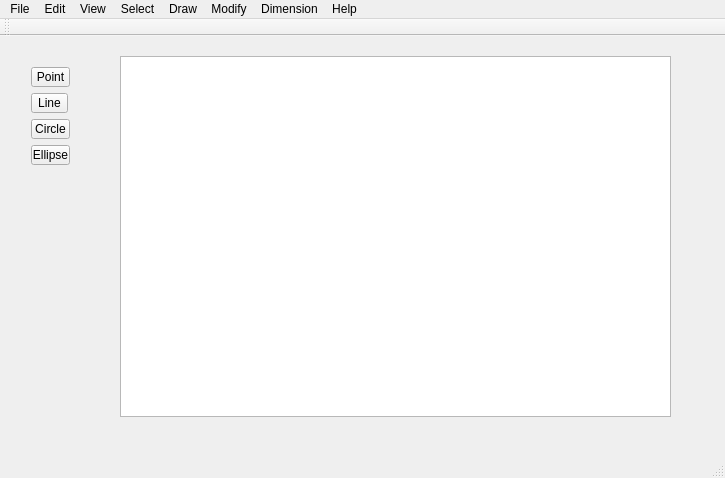
<?xml version="1.0" encoding="UTF-8"?>
<ui version="4.0">
 <class>MainWindow</class>
 <widget class="QMainWindow" name="MainWindow">
  <property name="geometry">
   <rect>
    <x>0</x>
    <y>0</y>
    <width>725</width>
    <height>478</height>
   </rect>
  </property>
  <property name="mouseTracking">
   <bool>true</bool>
  </property>
  <property name="windowTitle">
   <string>MainWindow</string>
  </property>
  <widget class="QWidget" name="centralWidget">
   <widget class="QWidget" name="widget" native="true">
    <property name="geometry">
     <rect>
      <x>10</x>
      <y>10</y>
      <width>81</width>
      <height>128</height>
     </rect>
    </property>
    <widget class="QWidget" name="layoutWidget">
     <property name="geometry">
      <rect>
       <x>10</x>
       <y>10</y>
       <width>61</width>
       <height>120</height>
      </rect>
     </property>
     <layout class="QVBoxLayout" name="verticalLayout">
      <item>
       <widget class="QToolButton" name="pointButton">
        <property name="text">
         <string>Point</string>
        </property>
       </widget>
      </item>
      <item>
       <widget class="QToolButton" name="lineButton">
        <property name="text">
         <string>Line</string>
        </property>
       </widget>
      </item>
      <item>
       <widget class="QToolButton" name="circleButton">
        <property name="text">
         <string>Circle</string>
        </property>
       </widget>
      </item>
      <item>
       <widget class="QToolButton" name="ellipseButton">
        <property name="text">
         <string>Ellipse</string>
        </property>
       </widget>
      </item>
     </layout>
    </widget>
   </widget>
   <widget class="QGraphicsView" name="graphicsView">
    <property name="geometry">
     <rect>
      <x>120</x>
      <y>20</y>
      <width>551</width>
      <height>361</height>
     </rect>
    </property>
   </widget>
   <widget class="QWidget" name="layoutWidget">
    <property name="geometry">
     <rect>
      <x>0</x>
      <y>0</y>
      <width>2</width>
      <height>2</height>
     </rect>
    </property>
    <layout class="QHBoxLayout" name="horizontalLayout"/>
   </widget>
   <zorder>widget</zorder>
   <zorder>graphicsView</zorder>
   <zorder>layoutWidget</zorder>
   <zorder>layoutWidget</zorder>
  </widget>
  <widget class="QMenuBar" name="menuBar">
   <property name="geometry">
    <rect>
     <x>0</x>
     <y>0</y>
     <width>725</width>
     <height>25</height>
    </rect>
   </property>
   <widget class="QMenu" name="menuFile">
    <property name="title">
     <string>File</string>
    </property>
    <addaction name="separator"/>
    <addaction name="actionNew"/>
    <addaction name="actionOpen"/>
    <addaction name="actionSave"/>
    <addaction name="actionSave_As"/>
    <addaction name="actionImport"/>
    <addaction name="actionExport"/>
    <addaction name="actionPrint"/>
    <addaction name="separator"/>
    <addaction name="actionPrint_Preview"/>
    <addaction name="actionQuit"/>
    <addaction name="separator"/>
    <addaction name="actionQuit_2"/>
   </widget>
   <widget class="QMenu" name="menuEdit">
    <property name="title">
     <string>Edit</string>
    </property>
    <addaction name="actionUndo"/>
    <addaction name="actionReso"/>
    <addaction name="separator"/>
    <addaction name="actionCut"/>
    <addaction name="actionCopy"/>
    <addaction name="actionPaste"/>
    <addaction name="separator"/>
    <addaction name="actionEdit_Preferences"/>
   </widget>
   <widget class="QMenu" name="menuView">
    <property name="enabled">
     <bool>true</bool>
    </property>
    <property name="title">
     <string>View</string>
    </property>
    <widget class="QMenu" name="menuToolbars">
     <property name="title">
      <string>Toolbars</string>
     </property>
     <addaction name="actionLayers"/>
     <addaction name="actionBlocks"/>
    </widget>
    <addaction name="actionGrid"/>
    <addaction name="actionZoom_In"/>
    <addaction name="actionZoom_Out"/>
    <addaction name="actionPrevious_View"/>
    <addaction name="actionWindows_Zoon"/>
    <addaction name="actionZoom_Panning"/>
    <addaction name="separator"/>
    <addaction name="actionStatus_Bar"/>
    <addaction name="menuToolbars"/>
   </widget>
   <widget class="QMenu" name="menuSelect">
    <property name="title">
     <string>Select</string>
    </property>
    <addaction name="actionSelect_All"/>
    <addaction name="actionDeselect_All"/>
    <addaction name="actionSelect_Entity"/>
    <addaction name="action_De_elect_Contour"/>
    <addaction name="actionSelect_Window"/>
    <addaction name="actionDeselect_Window"/>
    <addaction name="actionInverted_Selection"/>
    <addaction name="actionSelect_Intersected_Entities"/>
    <addaction name="actionDeselect_Intersected_Entities"/>
    <addaction name="action_De_Select_Layer"/>
   </widget>
   <widget class="QMenu" name="menuDraw">
    <property name="title">
     <string>Draw</string>
    </property>
    <addaction name="actionPoints"/>
    <addaction name="actionLine"/>
    <addaction name="actionArc"/>
    <addaction name="actionCircle"/>
    <addaction name="actionEllipse"/>
    <addaction name="actionSpline"/>
    <addaction name="actionPolyline"/>
    <addaction name="actionMText"/>
    <addaction name="actionText"/>
    <addaction name="actionHatch"/>
    <addaction name="actionInsert_Image"/>
   </widget>
   <widget class="QMenu" name="menuModify">
    <property name="title">
     <string>Modify</string>
    </property>
    <addaction name="actionMove_Copy"/>
    <addaction name="actionRotate"/>
    <addaction name="actionScale"/>
    <addaction name="actionMirror"/>
    <addaction name="actionMove_and_Rotate"/>
    <addaction name="actionRotate_Two"/>
    <addaction name="actionRevert_Direction"/>
    <addaction name="actionTrim"/>
    <addaction name="actionTrim_Two"/>
    <addaction name="actionLengthen"/>
    <addaction name="actionBevel"/>
    <addaction name="actionRound"/>
    <addaction name="actionDivid"/>
    <addaction name="actionStretch"/>
    <addaction name="actionProperties"/>
    <addaction name="actionAttributes"/>
    <addaction name="actionDelete"/>
    <addaction name="actionDelete_Selected"/>
    <addaction name="actionExplode"/>
    <addaction name="actionAlign"/>
   </widget>
   <widget class="QMenu" name="menuDimension">
    <property name="title">
     <string>Dimension</string>
    </property>
    <addaction name="actionAligned"/>
    <addaction name="actionLinear"/>
    <addaction name="actionHorizontal"/>
    <addaction name="actionVertical"/>
    <addaction name="actionRadial"/>
    <addaction name="actionDiametric"/>
    <addaction name="actionAngular"/>
    <addaction name="actionLeader"/>
   </widget>
   <widget class="QMenu" name="menuHelp">
    <property name="title">
     <string>Help</string>
    </property>
    <addaction name="actionManual"/>
    <addaction name="actionAbout"/>
   </widget>
   <addaction name="menuFile"/>
   <addaction name="menuEdit"/>
   <addaction name="menuView"/>
   <addaction name="menuSelect"/>
   <addaction name="menuDraw"/>
   <addaction name="menuModify"/>
   <addaction name="menuDimension"/>
   <addaction name="menuHelp"/>
  </widget>
  <widget class="QToolBar" name="mainToolBar">
   <attribute name="toolBarArea">
    <enum>TopToolBarArea</enum>
   </attribute>
   <attribute name="toolBarBreak">
    <bool>false</bool>
   </attribute>
  </widget>
  <widget class="QStatusBar" name="statusBar"/>
  <action name="actionNew">
   <property name="enabled">
    <bool>false</bool>
   </property>
   <property name="text">
    <string>New</string>
   </property>
  </action>
  <action name="actionOpen">
   <property name="enabled">
    <bool>false</bool>
   </property>
   <property name="text">
    <string>Open</string>
   </property>
  </action>
  <action name="actionSave">
   <property name="enabled">
    <bool>false</bool>
   </property>
   <property name="text">
    <string>Save</string>
   </property>
  </action>
  <action name="actionSave_As">
   <property name="enabled">
    <bool>false</bool>
   </property>
   <property name="text">
    <string>Save As</string>
   </property>
  </action>
  <action name="actionImport">
   <property name="enabled">
    <bool>false</bool>
   </property>
   <property name="text">
    <string>Export</string>
   </property>
  </action>
  <action name="actionExport">
   <property name="enabled">
    <bool>false</bool>
   </property>
   <property name="text">
    <string>Import</string>
   </property>
  </action>
  <action name="actionPrint">
   <property name="enabled">
    <bool>false</bool>
   </property>
   <property name="text">
    <string>Close</string>
   </property>
  </action>
  <action name="actionPrint_Preview">
   <property name="enabled">
    <bool>false</bool>
   </property>
   <property name="text">
    <string>Print </string>
   </property>
  </action>
  <action name="actionQuit">
   <property name="enabled">
    <bool>false</bool>
   </property>
   <property name="text">
    <string>Print Preview</string>
   </property>
  </action>
  <action name="actionUndo">
   <property name="enabled">
    <bool>false</bool>
   </property>
   <property name="text">
    <string>Undo</string>
   </property>
  </action>
  <action name="actionReso">
   <property name="enabled">
    <bool>false</bool>
   </property>
   <property name="text">
    <string>Redo</string>
   </property>
  </action>
  <action name="actionCut">
   <property name="enabled">
    <bool>false</bool>
   </property>
   <property name="text">
    <string>Cut </string>
   </property>
  </action>
  <action name="actionCopy">
   <property name="enabled">
    <bool>false</bool>
   </property>
   <property name="text">
    <string>Copy</string>
   </property>
  </action>
  <action name="actionPaste">
   <property name="enabled">
    <bool>false</bool>
   </property>
   <property name="text">
    <string>Paste</string>
   </property>
  </action>
  <action name="actionEdit_Preferences">
   <property name="enabled">
    <bool>false</bool>
   </property>
   <property name="text">
    <string>Edit Preferences</string>
   </property>
  </action>
  <action name="actionGrid">
   <property name="enabled">
    <bool>false</bool>
   </property>
   <property name="text">
    <string>Grid</string>
   </property>
  </action>
  <action name="actionZoom_In">
   <property name="enabled">
    <bool>false</bool>
   </property>
   <property name="text">
    <string>Zoom In</string>
   </property>
  </action>
  <action name="actionZoom_Out">
   <property name="enabled">
    <bool>false</bool>
   </property>
   <property name="text">
    <string>Zoom Out</string>
   </property>
  </action>
  <action name="actionPrevious_View">
   <property name="enabled">
    <bool>false</bool>
   </property>
   <property name="text">
    <string>Previous View</string>
   </property>
  </action>
  <action name="actionWindows_Zoon">
   <property name="enabled">
    <bool>false</bool>
   </property>
   <property name="text">
    <string>Windows Zoom</string>
   </property>
  </action>
  <action name="actionZoom_Panning">
   <property name="enabled">
    <bool>false</bool>
   </property>
   <property name="text">
    <string>Zoom Panning</string>
   </property>
  </action>
  <action name="actionStatus_Bar">
   <property name="enabled">
    <bool>false</bool>
   </property>
   <property name="text">
    <string>Status Bar</string>
   </property>
  </action>
  <action name="actionLayers">
   <property name="enabled">
    <bool>false</bool>
   </property>
   <property name="text">
    <string>Layers</string>
   </property>
  </action>
  <action name="actionBlocks">
   <property name="enabled">
    <bool>false</bool>
   </property>
   <property name="text">
    <string>Blocks</string>
   </property>
  </action>
  <action name="actionSelect_All">
   <property name="enabled">
    <bool>false</bool>
   </property>
   <property name="text">
    <string>Select All</string>
   </property>
  </action>
  <action name="actionDeselect_All">
   <property name="enabled">
    <bool>false</bool>
   </property>
   <property name="text">
    <string>Deselect All</string>
   </property>
  </action>
  <action name="actionSelect_Entity">
   <property name="enabled">
    <bool>false</bool>
   </property>
   <property name="text">
    <string>Select Entity</string>
   </property>
  </action>
  <action name="action_De_elect_Contour">
   <property name="enabled">
    <bool>false</bool>
   </property>
   <property name="text">
    <string>(De)-elect Contour</string>
   </property>
  </action>
  <action name="actionSelect_Window">
   <property name="enabled">
    <bool>false</bool>
   </property>
   <property name="text">
    <string>Select Window</string>
   </property>
  </action>
  <action name="actionDeselect_Window">
   <property name="enabled">
    <bool>false</bool>
   </property>
   <property name="text">
    <string>Deselect Window</string>
   </property>
  </action>
  <action name="actionInverted_Selection">
   <property name="enabled">
    <bool>false</bool>
   </property>
   <property name="text">
    <string>Inverted Selection</string>
   </property>
  </action>
  <action name="actionSelect_Intersected_Entities">
   <property name="enabled">
    <bool>false</bool>
   </property>
   <property name="text">
    <string>Select Intersected Entities</string>
   </property>
  </action>
  <action name="actionDeselect_Intersected_Entities">
   <property name="enabled">
    <bool>false</bool>
   </property>
   <property name="text">
    <string>Deselect Intersected Entities</string>
   </property>
  </action>
  <action name="action_De_Select_Layer">
   <property name="enabled">
    <bool>false</bool>
   </property>
   <property name="text">
    <string>(De)-Select Layer</string>
   </property>
  </action>
  <action name="actionPoints">
   <property name="enabled">
    <bool>false</bool>
   </property>
   <property name="text">
    <string>Points</string>
   </property>
  </action>
  <action name="actionLine">
   <property name="enabled">
    <bool>true</bool>
   </property>
   <property name="text">
    <string>Line</string>
   </property>
  </action>
  <action name="actionArc">
   <property name="enabled">
    <bool>false</bool>
   </property>
   <property name="text">
    <string>Arc</string>
   </property>
  </action>
  <action name="actionCircle">
   <property name="enabled">
    <bool>false</bool>
   </property>
   <property name="text">
    <string>Circle</string>
   </property>
  </action>
  <action name="actionEllipse">
   <property name="enabled">
    <bool>false</bool>
   </property>
   <property name="text">
    <string>Ellipse</string>
   </property>
  </action>
  <action name="actionSpline">
   <property name="enabled">
    <bool>false</bool>
   </property>
   <property name="text">
    <string>Spline</string>
   </property>
  </action>
  <action name="actionPolyline">
   <property name="enabled">
    <bool>false</bool>
   </property>
   <property name="text">
    <string>Polyline</string>
   </property>
  </action>
  <action name="actionMText">
   <property name="enabled">
    <bool>false</bool>
   </property>
   <property name="text">
    <string>MText</string>
   </property>
  </action>
  <action name="actionText">
   <property name="enabled">
    <bool>false</bool>
   </property>
   <property name="text">
    <string>Text</string>
   </property>
  </action>
  <action name="actionHatch">
   <property name="enabled">
    <bool>false</bool>
   </property>
   <property name="text">
    <string>Hatch</string>
   </property>
  </action>
  <action name="actionInsert_Image">
   <property name="enabled">
    <bool>false</bool>
   </property>
   <property name="text">
    <string>Insert Image</string>
   </property>
  </action>
  <action name="actionMove_Copy">
   <property name="enabled">
    <bool>false</bool>
   </property>
   <property name="text">
    <string>Move/Copy</string>
   </property>
  </action>
  <action name="actionRotate">
   <property name="enabled">
    <bool>false</bool>
   </property>
   <property name="text">
    <string>Rotate</string>
   </property>
  </action>
  <action name="actionScale">
   <property name="enabled">
    <bool>false</bool>
   </property>
   <property name="text">
    <string>Scale</string>
   </property>
  </action>
  <action name="actionMirror">
   <property name="enabled">
    <bool>false</bool>
   </property>
   <property name="text">
    <string>Mirror</string>
   </property>
  </action>
  <action name="actionMove_and_Rotate">
   <property name="enabled">
    <bool>false</bool>
   </property>
   <property name="text">
    <string>Move and Rotate</string>
   </property>
  </action>
  <action name="actionRotate_Two">
   <property name="enabled">
    <bool>false</bool>
   </property>
   <property name="text">
    <string>Rotate Two</string>
   </property>
  </action>
  <action name="actionRevert_Direction">
   <property name="enabled">
    <bool>false</bool>
   </property>
   <property name="text">
    <string>Revert Direction</string>
   </property>
  </action>
  <action name="actionTrim">
   <property name="enabled">
    <bool>false</bool>
   </property>
   <property name="text">
    <string>Trim</string>
   </property>
  </action>
  <action name="actionTrim_Two">
   <property name="enabled">
    <bool>false</bool>
   </property>
   <property name="text">
    <string>Trim Two</string>
   </property>
  </action>
  <action name="actionLengthen">
   <property name="enabled">
    <bool>false</bool>
   </property>
   <property name="text">
    <string>Lengthen</string>
   </property>
  </action>
  <action name="actionBevel">
   <property name="enabled">
    <bool>false</bool>
   </property>
   <property name="text">
    <string>Bevel</string>
   </property>
  </action>
  <action name="actionRound">
   <property name="enabled">
    <bool>false</bool>
   </property>
   <property name="text">
    <string>Round</string>
   </property>
  </action>
  <action name="actionDivid">
   <property name="enabled">
    <bool>false</bool>
   </property>
   <property name="text">
    <string>Divide</string>
   </property>
  </action>
  <action name="actionStretch">
   <property name="enabled">
    <bool>false</bool>
   </property>
   <property name="text">
    <string>Stretch</string>
   </property>
  </action>
  <action name="actionProperties">
   <property name="enabled">
    <bool>false</bool>
   </property>
   <property name="text">
    <string>Properties</string>
   </property>
  </action>
  <action name="actionAttributes">
   <property name="enabled">
    <bool>false</bool>
   </property>
   <property name="text">
    <string>Attributes</string>
   </property>
  </action>
  <action name="actionDelete">
   <property name="enabled">
    <bool>false</bool>
   </property>
   <property name="text">
    <string>Delete</string>
   </property>
  </action>
  <action name="actionDelete_Selected">
   <property name="enabled">
    <bool>false</bool>
   </property>
   <property name="text">
    <string>Delete Selected</string>
   </property>
  </action>
  <action name="actionExplode">
   <property name="enabled">
    <bool>false</bool>
   </property>
   <property name="text">
    <string>Explode</string>
   </property>
  </action>
  <action name="actionAlign">
   <property name="enabled">
    <bool>false</bool>
   </property>
   <property name="text">
    <string>Align</string>
   </property>
  </action>
  <action name="actionAligned">
   <property name="enabled">
    <bool>false</bool>
   </property>
   <property name="text">
    <string>Aligned</string>
   </property>
  </action>
  <action name="actionLinear">
   <property name="enabled">
    <bool>false</bool>
   </property>
   <property name="text">
    <string>Linear</string>
   </property>
  </action>
  <action name="actionHorizontal">
   <property name="enabled">
    <bool>false</bool>
   </property>
   <property name="text">
    <string>Horizontal</string>
   </property>
  </action>
  <action name="actionVertical">
   <property name="enabled">
    <bool>false</bool>
   </property>
   <property name="text">
    <string>Vertical</string>
   </property>
  </action>
  <action name="actionRadial">
   <property name="enabled">
    <bool>false</bool>
   </property>
   <property name="text">
    <string>Radial</string>
   </property>
  </action>
  <action name="actionDiametric">
   <property name="enabled">
    <bool>false</bool>
   </property>
   <property name="text">
    <string>Diametric</string>
   </property>
  </action>
  <action name="actionAngular">
   <property name="enabled">
    <bool>false</bool>
   </property>
   <property name="text">
    <string>Angular</string>
   </property>
  </action>
  <action name="actionLeader">
   <property name="enabled">
    <bool>false</bool>
   </property>
   <property name="text">
    <string>Leader</string>
   </property>
  </action>
  <action name="actionManual">
   <property name="enabled">
    <bool>false</bool>
   </property>
   <property name="text">
    <string>Manual</string>
   </property>
  </action>
  <action name="actionAbout">
   <property name="enabled">
    <bool>false</bool>
   </property>
   <property name="text">
    <string>About</string>
   </property>
  </action>
  <action name="actionQuit_2">
   <property name="enabled">
    <bool>false</bool>
   </property>
   <property name="text">
    <string>Quit</string>
   </property>
  </action>
 </widget>
 <layoutdefault spacing="6" margin="11"/>
 <resources/>
 <connections/>
</ui>
